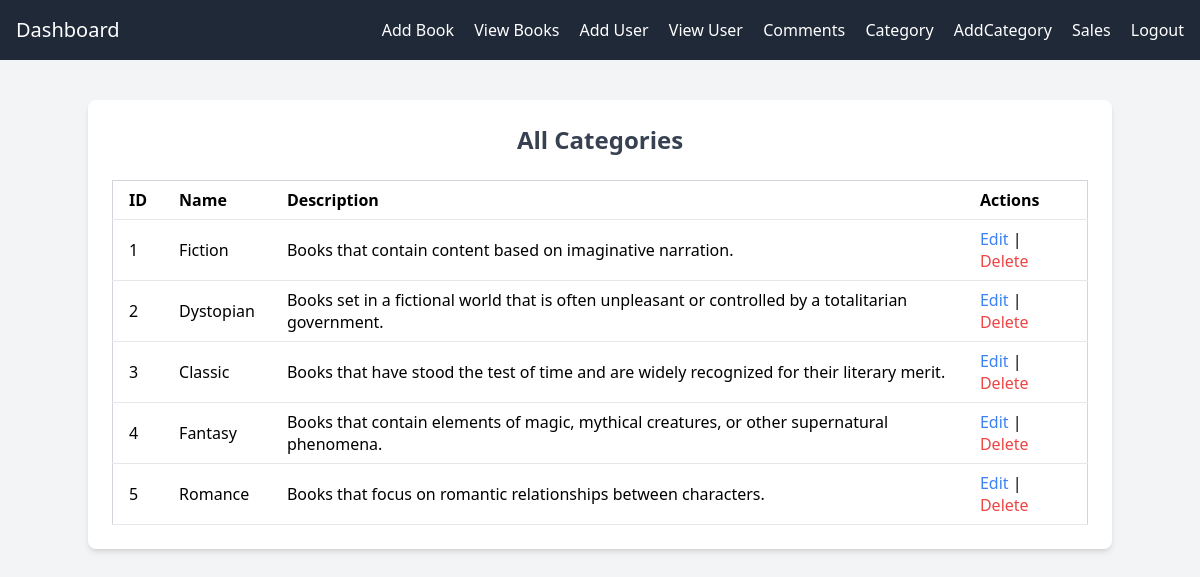
/categories.php, run on the app's committed database.
### tables this page shows
CREATE TABLE Categories (
    category_id INT AUTO_INCREMENT PRIMARY KEY,
    name VARCHAR(100) NOT NULL UNIQUE,
    description TEXT NULL
);

### categories.php (the view, shortened to what this page needs)
<?php
include 'db_connect.php';
include 'nav_admin.php';
try {
    $stmt = $pdo->prepare("SELECT * FROM Categories ORDER BY category_id ASC");
    $stmt->execute();
    $categories = $stmt->fetchAll(PDO::FETCH_ASSOC);
} catch (PDOException $e) {
    $message = "Error fetching categories: " . $e->getMessage();
}
?>
<!DOCTYPE html>
<html lang="en">
<head>
    <script src="https://cdn.tailwindcss.com"></script>
</head>
<body class="bg-gray-100">
    <div class="container mx-auto mt-10 p-6 bg-white rounded-lg shadow-md">
        <h2 class="text-2xl font-bold text-gray-700 text-center mb-6">All Categories</h2>
        <?php if (!empty($categories)): ?>
            <table class="min-w-full bg-white border border-gray-300 rounded-lg">
                <thead>
                    <tr>
                        <th class="px-4 py-2 border-b text-left">ID</th>
                        <th class="px-4 py-2 border-b text-left">Name</th>
                        <th class="px-4 py-2 border-b text-left">Description</th>
                        <th class="px-4 py-2 border-b text-left">Actions</th>
                    </tr>
                </thead>
                <tbody>
                    <?php foreach ($categories as $category): ?>
                        <tr>
                            <td class="px-4 py-2 border-b"><?php echo htmlspecialchars($category['category_id']); ?></td>
                            <td class="px-4 py-2 border-b"><?php echo htmlspecialchars($category['name']); ?></td>
                            <td class="px-4 py-2 border-b"><?php echo htmlspecialchars($category['description']); ?></td>
                            <td class="px-4 py-2 border-b">
                                <a href="edit_category.php?id=<?php echo $category['category_id']; ?>" class="text-blue-500 hover:text-blue-700">Edit</a> |
                                <a href="?delete=<?php echo $category['category_id']; ?>"
                                   class="text-red-500 hover:text-red-700"
                                   onclick="return confirm('Are you sure you want to delete this category?');">Delete</a>
                            </td>
                        </tr>
                    <?php endforeach; ?>
                </tbody>
            </table>
        <?php else: ?>
            <p class="text-gray-500 text-center">No categories found.</p>
        <?php endif; ?>
    </div>
</body>
</html>

### data on the page
categories: category_id "1", name "Fiction", description "Books that contain content based on imaginative narration."
categories: category_id "2", name "Dystopian", description "Books set in a fictional world that is often unpleasant or controlled by a totalitarian government."
categories: category_id "3", name "Classic", description "Books that have stood the test of time and are widely recognized for their literary merit."
categories: category_id "4", name "Fantasy", description "Books that contain elements of magic, mythical creatures, or other supernatural phenomena."
categories: category_id "5", name "Romance", description "Books that focus on romantic relationships between characters."
